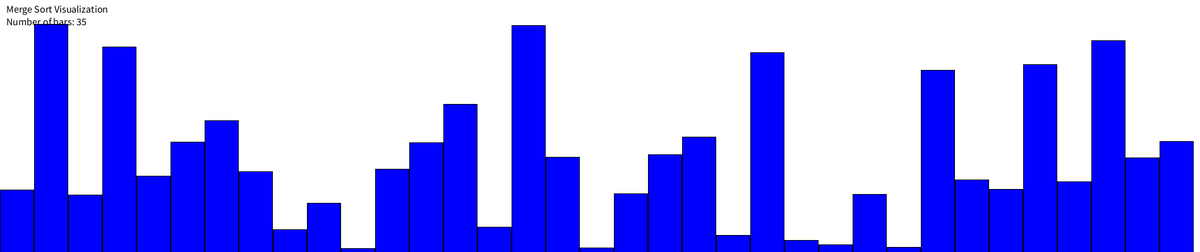
Frame 1 (no input)
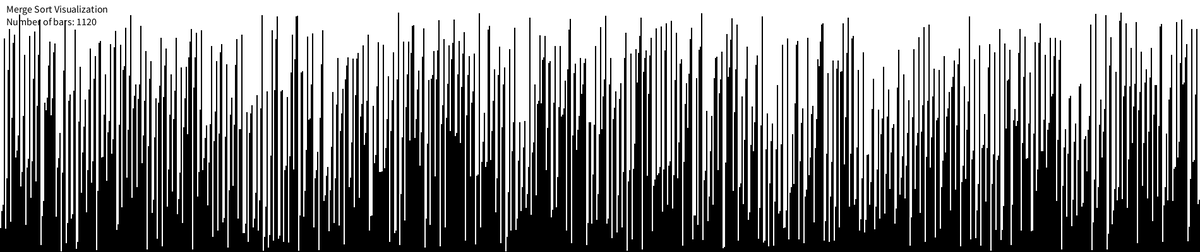
Frame 60 (the mouse pressed at the canvas centre just before this capture)
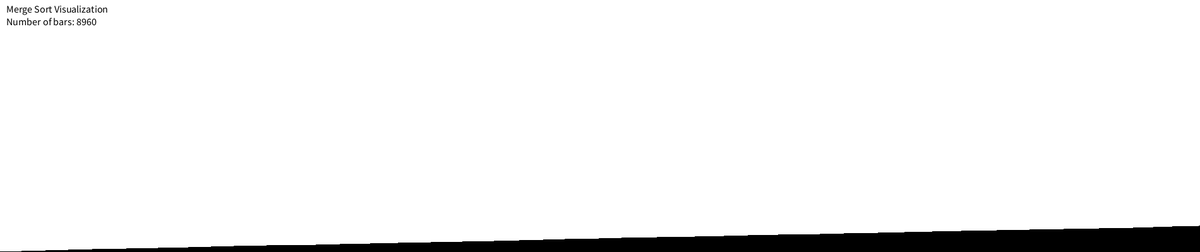
Frame 120 (the mouse held since frame 60 and released just before this capture)

The Processing sketch that drew these frames (run headless with seeded random() and noise(); from frame 60 on, the mouse is pressed at the canvas centre):

// Processing sketch: mergesrt
// ── mergesrt.pde
int barsCount; // Nombre de barres défini par l'utilisateur
boolean sorting = true;
Visualizer visualizer;
int topMargin = 20;
boolean sorted = false;
int lastSortTime = 0;
int delayTime = 500;

void setup() {
  size(1900, 400);
  
  barsCount = int(random(10, 50)); // Exemple : entre 10 et 50 barres
  println("Nombre initial de barres : " + barsCount);
  
  visualizer = new Visualizer();
  visualizer.initializeArray(barsCount);
  
  surface.setResizable(true);
  frameRate(6);
}

void draw() {
  background(255);
  visualizer.barDraw();

  fill(0);
  textSize(16);
  text("Merge Sort Visualization", 10, 20);
  text("Number of bars: " + barsCount, 10, 40);

  if (sorting) {
    if (!visualizer.mergeSortStep()) {
      sorting = false;
      sorted = true;
      visualizer.markSorted(); // Marque les barres triées en rouge
      lastSortTime = millis(); // Enregistre le temps de fin du tri
    }
  } else if (sorted && millis() - lastSortTime >= delayTime) {
    // Attente de 0.5 sec, puis doublement des barres et redémarrage du tri
    barsCount *= 2;
    visualizer.initializeArray(barsCount);
    sorting = true;
    sorted = false;
  }
}

class Bar {
  float value;
  color col;

  // Constructeur par défaut
  Bar() {
    this.value = 0;
    this.col = color(0, 0, 255);
  }

  // Constructeur avec paramètres
  Bar(float value, color col) {
    this.value = value;
    this.col = col;
  }
}

class Visualizer {
  Bar[] bars;
  int mergeStep;
  boolean sorting;

  void initializeArray(int count) {
    bars = new Bar[count];
    for (int i = 0; i < count; i++) {
      bars[i] = new Bar(random(height - topMargin), color(0, 0, 255));
    }
    sorting = true;
    mergeStep = 1;
  }

  void barDraw() {
    int barWidth = max(2, width / bars.length); // Empêche les barres de disparaître
    for (int i = 0; i < bars.length; i++) {
      fill(bars[i].col);
      rect(i * barWidth, height - bars[i].value, barWidth - 1, bars[i].value);
    }
  }

  boolean mergeSortStep() {
    if (mergeStep > bars.length) {
      return false;
    }
    
    for (int i = 0; i < bars.length; i += 2 * mergeStep) {
      merge(i, min(i + mergeStep, bars.length), min(i + 2 * mergeStep, bars.length));
    }
    
    mergeStep *= 2;
    if (mergeStep > bars.length) {
      markSorted();
      return false;
    }
    return true;
  }

  void merge(int left, int mid, int right) {
    int n1 = mid - left;
    int n2 = right - mid;
    Bar[] leftArray = new Bar[n1];
    Bar[] rightArray = new Bar[n2];

    for (int i = 0; i < n1; i++) leftArray[i] = bars[left + i];
    for (int j = 0; j < n2; j++) rightArray[j] = bars[mid + j];

    int i = 0, j = 0, k = left;
    while (i < n1 && j < n2) {
      if (leftArray[i].value <= rightArray[j].value) {
        bars[k++] = leftArray[i++];
      } else {
        bars[k++] = rightArray[j++];
      }
    }

    while (i < n1) bars[k++] = leftArray[i++];
    while (j < n2) bars[k++] = rightArray[j++];
  }

  void markSorted() {
    for (int i = 0; i < bars.length; i++) {
      bars[i].col = color(255, 0, 0); // Marque les barres triées en rouge
    }
  }
}
